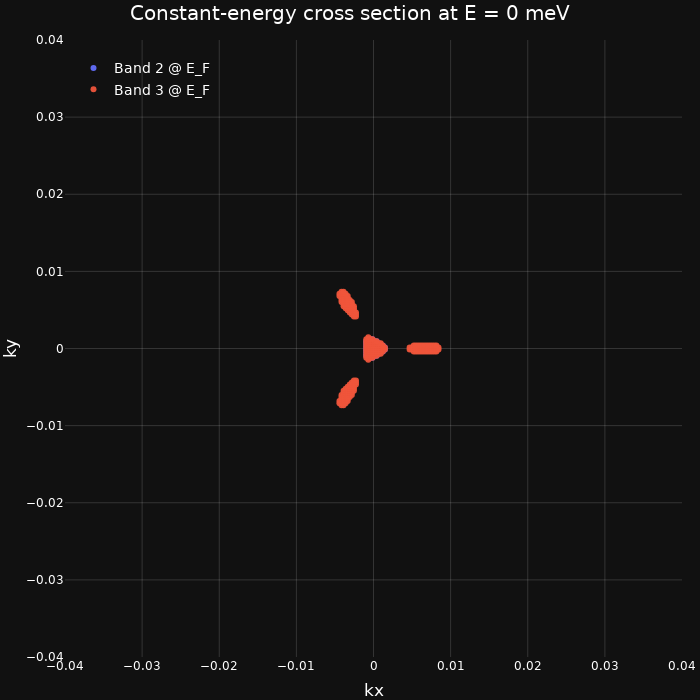

Here is the notebook cell this chart was saved with:
### Markdown cell above
## c) Contour of bands at Fermi level

### Code cell
def contour_points_2d(QX, QY, Z, level, tol=0.001):
    """
    Return (N,2) points of the contour Z(X,Y)=level
    If tol is set (e.g. tol=1e-3), also include grid points with |Z-level|<=tol.
    Function: idneitfy points and edges (both vertical and horizontal) where the energy crosses fermi level
    """

    # Early exit if level is outside the surface range
    zmin, zmax = float(np.nanmin(Z)), float(np.nanmax(Z))
    if zmin > level or zmax < level:
        if tol is not None:
            mask = np.isfinite(Z) & (np.abs(Z - level) <= tol)
            return np.column_stack([QX[mask], QY[mask]])
        return np.empty((0, 2))

    # change so leveled to 0
    Z0 = Z - level
    pts_chunks = []

    # Vertical edges: (j,i) -> (j+1,i)
    z00 = Z0[:-1, :] # takes lower n-1 rows 
    z10 = Z0[1:, :] # takes upper n-1 rows
    denom_v = z00 - z10
    cross_v = (z00 == 0) | (z10 == 0) | (z00 * z10 < 0) # either z = 0 at a point or btw the points at distance t btw the points

    with np.errstate(divide='ignore', invalid='ignore'): # if point is equal to 0
        t_v = np.divide(z00, denom_v, out=np.zeros_like(z00, dtype=float), where=(denom_v != 0))

    X00 = QX[:-1, :]
    X10 = QX[1:, :]
    Y00 = QY[:-1, :]
    Y10 = QY[1:, :]

    xv = X00 + t_v * (X10 - X00)
    yv = Y00 + t_v * (Y10 - Y00)

    mask_v_pts = cross_v # & (denom_v != 0)
    if np.any(mask_v_pts):
        pts_chunks.append(np.column_stack([xv[mask_v_pts], yv[mask_v_pts]]))

    # Horizontal edges: (j,i) -> (j,i+1)
    z00h = Z0[:, :-1] # takes the n-1 rightmost columns
    z01h = Z0[:, 1:] # takes the n-1 leftmost columns
    denom_h = z00h - z01h
    cross_h = ((z00h == 0) | (z01h == 0) | (z00h * z01h < 0))

    with np.errstate(divide='ignore', invalid='ignore'):
        t_h = np.divide(z00h, denom_h, out=np.zeros_like(z00h, dtype=float), where=(denom_h != 0))

    #print(t_h[0, :])
    X00h = QX[:, :-1]
    X01h = QX[:, 1:]
    Y00h = QY[:, :-1]
    Y01h = QY[:, 1:]

    xh = X00h + t_h * (X01h - X00h)
    yh = Y00h + t_h * (Y01h - Y00h)

    mask_h_pts = cross_h #& (denom_h != 0)

    if np.any(mask_h_pts):
        pts_chunks.append(np.column_stack([xh[mask_h_pts], yh[mask_h_pts]]))

    #Optionally, also include grid points within tolerance
    if tol is not None:
        mask_tol = (np.abs(Z0) <= tol)
        if np.any(mask_tol):
            pts_chunks.append(np.column_stack([QX[mask_tol], QY[mask_tol]]))

    if not pts_chunks:
        return np.empty((0, 2))

    pts = np.vstack(pts_chunks)

    # Deduplicate points
    if len(pts):
        r = np.round(pts, 10)
        _, idx = np.unique(r, axis=0, return_index=True)
        pts = pts[np.sort(idx)]

    return pts

pts2 = contour_points_2d(QX, QY, Z2, level=fermi_level)
pts3 = contour_points_2d(QX, QY, Z3, level=fermi_level)
# print(pts2.shape)
# print(pts3.shape)

fig = go.Figure()

# Band 2 points @ fermi level
if pts2.size:
    fig.add_trace(go.Scatter(
        x=pts2[:, 0], y=pts2[:, 1],
        mode="markers",
        marker=dict(size=6, opacity=0.95),
        name="Band 2 @ E_F"
    ))

# Band 3 points @ fermi level
if pts3.size:
    fig.add_trace(go.Scatter(
        x=pts3[:, 0], y=pts3[:, 1],
        mode="markers",
        marker=dict(size=6, opacity=0.95),
        name="Band 3 @ E_F"
    ))


fig.update_layout(
    template="plotly_dark",
    width=700, height=700,
    margin=dict(l=0, r=0, t=40, b=0),
    font=dict(family="DejaVu Sans", size=14, color="white"),
    title=dict(
        text=fr"Constant-energy cross section at E = {(fermi_level * 1000):g} meV",
        x=0.5, xanchor="center",
    ),
    legend=dict(x=0.02, y=0.98, xanchor="left", yanchor="top", bgcolor="rgba(0,0,0,0)")
)

fig.update_xaxes(
    title_text="kx",
    tickvals=xyticks,
    dtick=0.005,
    range=[np.min(xyticks), np.max(xyticks)],  # ← FIXED range
    tickfont=dict(family="DejaVu Sans", size=12),
    showgrid=True, gridcolor="rgba(255,255,255,0.15)",
    zeroline=False,
    constrain="domain",
)

fig.update_yaxes(
    title_text="ky",
    tickvals=xyticks,
    dtick=0.005,
    range=[np.min(xyticks), np.max(xyticks)],  # ← FIXED range
    tickfont=dict(family="DejaVu Sans", size=12),
    showgrid=True, gridcolor="rgba(255,255,255,0.15)",
    zeroline=False,
    scaleanchor="x",
)


fig.show(config={"displayModeBar": False})

### Figure 1 — Plotly figure (JSON) as saved in the notebook; plotly's stock layout.template omitted (floating-point values rounded to 4 significant figures; data arrays with more than 128 entries replaced by an {"elided": "..."} marker saying what was removed)
{"data": [{"marker": {"opacity": 0.95, "size": 6}, "mode": "markers", "name": "Band 2 @ E_F", "type": "scatter", "x": [-0.003612, -0.003612, -0.003344, -0.003344, -0.003077, -0.003344, -0.003077, -0.003077, -0.0006689, -0.0004013, -0.0001338, -0.0009365, -0.0006689, -0.0004013, -0.0001338, 0.0001338, 0.0004013, -0.0009365, -0.0006689, -0.0004013, -0.0001338, 0.0001338, 0.0004013, 0.0006689, -0.0009365, -0.0006689, -0.0004013, -0.0001338, 0.0001338, 0.0004013, 0.0006689, 0.0009365, 0.001204, -0.0009365, -0.0006689, -0.0004013, -0.0001338, 0.0001338, 0.0004013, 0.0006689, 0.0009365, 0.001204, 0.001472, 0.006288, 0.006555, 0.006823, 0.00709, -0.0009365, -0.0006689, -0.0004013, -0.0001338, 0.0001338, 0.0004013, 0.0006689, 0.0009365, 0.001204, 0.001472, 0.006288, 0.006555, 0.006823, 0.00709, -0.0009365, -0.0006689, -0.0004013, -0.0001338, 0.0001338, 0.0004013, 0.0006689, 0.0009365, 0.001204, -0.0009365, -0.0006689, -0.0004013, -0.0001338, 0.0001338, 0.0004013, 0.0006689, -0.0009365, -0.0006689, -0.0004013, -0.0001338, 0.0001338, 0.0004013, -0.0006689, -0.0004013, -0.0001338, -0.003077, -0.003344, -0.003077, -0.003344, -0.003077, -0.003612, -0.003344, -0.003612], "y": [-0.006288, -0.00602, -0.00602, -0.005753, -0.005753, -0.005485, -0.005485, -0.005217, -0.001204, -0.001204, -0.001204, -0.0009365, -0.0009365, -0.0009365, -0.0009365, -0.0009365, -0.0009365, -0.0006689, -0.0006689, -0.0006689, -0.0006689, -0.0006689, -0.0006689, -0.0006689, -0.0004013, -0.0004013, -0.0004013, -0.0004013, -0.0004013, -0.0004013, -0.0004013, -0.0004013, -0.0004013, -0.0001338, -0.0001338, -0.0001338, -0.0001338, -0.0001338, -0.0001338, -0.0001338, -0.0001338, -0.0001338, -0.0001338, -0.0001338, -0.0001338, -0.0001338, -0.0001338, 0.0001338, 0.0001338, 0.0001338, 0.0001338, 0.0001338, 0.0001338, 0.0001338, 0.0001338, 0.0001338, 0.0001338, 0.0001338, 0.0001338, 0.0001338, 0.0001338, 0.0004013, 0.0004013, 0.0004013, 0.0004013, 0.0004013, 0.0004013, 0.0004013, 0.0004013, 0.0004013, 0.0006689, 0.0006689, 0.0006689, 0.0006689, 0.0006689, 0.0006689, 0.0006689, 0.0009365, 0.0009365, 0.0009365, 0.0009365, 0.0009365, 0.0009365, 0.001204, 0.001204, 0.001204, 0.005217, 0.005485, 0.005485, 0.005753, 0.005753, 0.00602, 0.00602, 0.006288]}, {"marker": {"opacity": 0.95, "size": 6}, "mode": "markers", "name": "Band 3 @ E_F", "type": "scatter", "x": {"elided": "270 float values"}, "y": {"elided": "270 float values"}}], "layout": {"font": {"color": "white", "family": "DejaVu Sans", "size": 14}, "height": 700, "legend": {"bgcolor": "rgba(0,0,0,0)", "x": 0.02, "xanchor": "left", "y": 0.98, "yanchor": "top"}, "margin": {"b": 0, "l": 0, "r": 0, "t": 40}, "title": {"text": "Constant-energy cross section at E = 0 meV", "x": 0.5, "xanchor": "center"}, "width": 700, "xaxis": {"constrain": "domain", "dtick": 0.005, "gridcolor": "rgba(255,255,255,0.15)", "range": [-0.04, 0.04], "showgrid": true, "tickfont": {"family": "DejaVu Sans", "size": 12}, "tickvals": [-0.04, -0.03, -0.02, -0.01, 0, 0.01, 0.02, 0.03, 0.04], "title": {"text": "kx"}, "zeroline": false}, "yaxis": {"dtick": 0.005, "gridcolor": "rgba(255,255,255,0.15)", "range": [-0.04, 0.04], "scaleanchor": "x", "showgrid": true, "tickfont": {"family": "DejaVu Sans", "size": 12}, "tickvals": [-0.04, -0.03, -0.02, -0.01, 0, 0.01, 0.02, 0.03, 0.04], "title": {"text": "ky"}, "zeroline": false}}}
